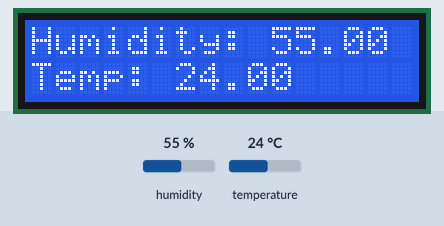
This sketch was run on a simulated Arduino Uno, built with avr-gcc and run on an emulated ATmega328P. On the bench: 16×2 character LCD. The inputs (shaded band) are chosen by the test bench; at power-on: humidity 55 %, temperature 24 °C. Storage starts empty; what the sketch prints to the serial monitor is not drawn.

Above: at 1.2 s.
1.3 s: humidity set to 22 %
At 2.9 s:
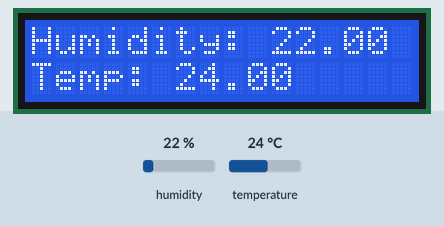
3.7 s: temperature set to 12 °C
At 4.9 s:
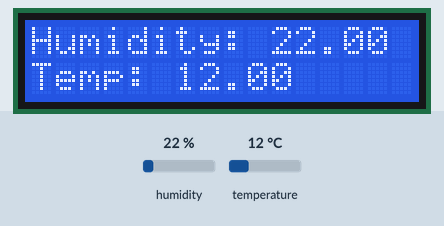
5.8 s: humidity set to 40 %
At 6.8 s:
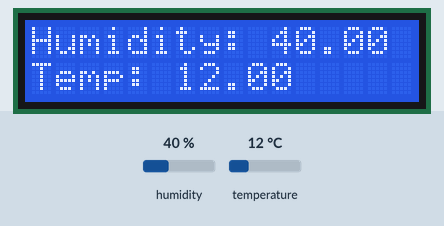
7.9 s: temperature set to 19 °C
At 9.9 s:
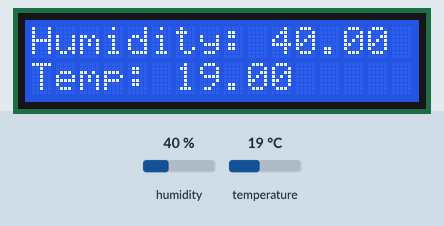
Timing chart, 0 to 11.0 s (numbered marks = the images above; inputs shaded):
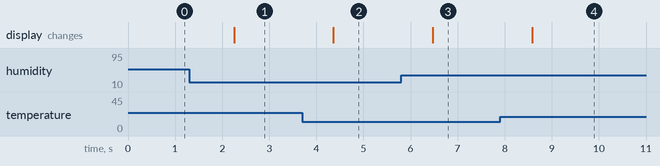

Measured:
- after the input at 1.3 s, the display: changes after 0.95 s (image 1)
- after the input at 3.7 s, the display: changes after 0.66 s (image 2)
- after the input at 5.8 s, the display: changes after 0.67 s (image 3)
- after the input at 7.9 s, the display: changes after 0.68 s (image 4)

The sketch:

WheatherStation.ino
```cpp
#include <Wire.h>
#include <LiquidCrystal_I2C.h>
#include <SPI.h>
#include <SD.h>
LiquidCrystal_I2C lcd(0x27, 16, 2);
#include <dht11.h>
#define DHT11PIN 4

dht11 DHT11;
File txtfile;

void setup()
{
  Serial.begin(9600);
  lcd.init();
  lcd.backlight();
  Serial.println("Initialising SD-Card");

  if (!SD.begin(5))
  {
    Serial.println("Initialising failed");
    return;
  }

  txtfile = SD.open("data.txt", FILE_WRITE);
  if (!txtfile)
  {
    Serial.println("Error when opening tcxt file");
    return;
  }

  Serial.println("Initialising finished");
}

void loop()
{
  int chk = DHT11.read(DHT11PIN);

  Serial.print("Humidity (%): ");
  Serial.println((float)DHT11.humidity, 2);
  lcd.setCursor(0, 0);
  lcd.print("Humidity: ");
  lcd.setCursor(10, 0);
  lcd.print((float)DHT11.humidity, 2);

  if (txtfile)
  {
    txtfile.print(millis());
    txtfile.print(" | Humidity: ");
    txtfile.println((float)DHT11.humidity, 2);
    txtfile.print("Temperature: ");
    txtfile.println((float)DHT11.temperature, 2);
    txtfile.flush();

    Serial.println("Data written successfully");
  }
  else
  {
    Serial.println("Error opening file");
  }

  Serial.print("Temperature  (C): ");
  Serial.println((float)DHT11.temperature, 2);
  lcd.setCursor(0, 1);
  lcd.print("Temp: ");
  lcd.setCursor(6, 1);
  lcd.print((float)DHT11.temperature, 2);

  delay(1000);
}
```
